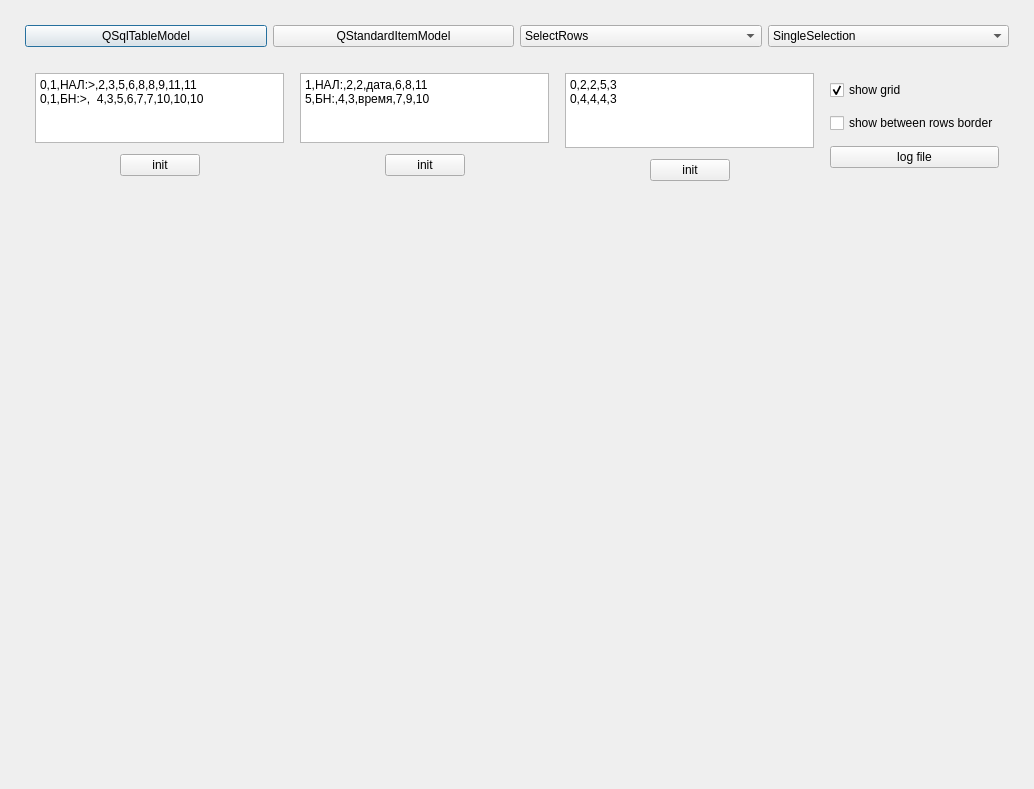
<?xml version="1.0" encoding="UTF-8"?>
<ui version="4.0">
 <class>Dialog</class>
 <widget class="QDialog" name="Dialog">
  <property name="geometry">
   <rect>
    <x>0</x>
    <y>0</y>
    <width>1034</width>
    <height>789</height>
   </rect>
  </property>
  <property name="windowTitle">
   <string>Dialog</string>
  </property>
  <layout class="QVBoxLayout" name="verticalLayout" stretch="0,0">
   <property name="margin">
    <number>20</number>
   </property>
   <item>
    <layout class="QGridLayout" name="gridLayout">
     <property name="margin">
      <number>5</number>
     </property>
     <item row="0" column="0">
      <widget class="QPushButton" name="btn_sqltableModel_On">
       <property name="text">
        <string>QSqlTableModel</string>
       </property>
      </widget>
     </item>
     <item row="0" column="1">
      <widget class="QPushButton" name="btn_QStandardItemModel_On">
       <property name="text">
        <string>QStandardItemModel</string>
       </property>
      </widget>
     </item>
     <item row="0" column="4">
      <widget class="QComboBox" name="cmb_SelectionMode">
       <property name="minimumSize">
        <size>
         <width>100</width>
         <height>0</height>
        </size>
       </property>
       <property name="currentIndex">
        <number>1</number>
       </property>
       <item>
        <property name="text">
         <string>SelectItems</string>
        </property>
       </item>
       <item>
        <property name="text">
         <string>SelectRows</string>
        </property>
       </item>
       <item>
        <property name="text">
         <string>SelectColumns</string>
        </property>
       </item>
      </widget>
     </item>
     <item row="0" column="5">
      <widget class="QComboBox" name="cmb_SelectionBehavoir">
       <property name="minimumSize">
        <size>
         <width>100</width>
         <height>0</height>
        </size>
       </property>
       <property name="currentIndex">
        <number>1</number>
       </property>
       <item>
        <property name="text">
         <string>NoSelection</string>
        </property>
       </item>
       <item>
        <property name="text">
         <string>SingleSelection</string>
        </property>
       </item>
       <item>
        <property name="text">
         <string>MultiSelection</string>
        </property>
       </item>
       <item>
        <property name="text">
         <string>ExtendedSelection</string>
        </property>
       </item>
       <item>
        <property name="text">
         <string>ContiguousSelection</string>
        </property>
       </item>
      </widget>
     </item>
    </layout>
   </item>
   <item>
    <layout class="QVBoxLayout" name="verticalLayout_2" stretch="1,10">
     <property name="margin">
      <number>5</number>
     </property>
     <item>
      <layout class="QHBoxLayout" name="horizontalLayout_2" stretch="1,1,1,0">
       <property name="leftMargin">
        <number>5</number>
       </property>
       <property name="topMargin">
        <number>5</number>
       </property>
       <property name="rightMargin">
        <number>5</number>
       </property>
       <property name="bottomMargin">
        <number>30</number>
       </property>
       <item>
        <layout class="QVBoxLayout" name="verticalLayout_3">
         <property name="leftMargin">
          <number>5</number>
         </property>
         <property name="topMargin">
          <number>5</number>
         </property>
         <property name="rightMargin">
          <number>5</number>
         </property>
         <item>
          <widget class="QPlainTextEdit" name="txt1">
           <property name="sizePolicy">
            <sizepolicy hsizetype="Expanding" vsizetype="Preferred">
             <horstretch>0</horstretch>
             <verstretch>0</verstretch>
            </sizepolicy>
           </property>
           <property name="minimumSize">
            <size>
             <width>0</width>
             <height>0</height>
            </size>
           </property>
           <property name="maximumSize">
            <size>
             <width>16777215</width>
             <height>16777215</height>
            </size>
           </property>
           <property name="plainText">
            <string>0,1,НАЛ:&gt;,2,3,5,6,8,8,9,11,11
0,1,БН:&gt;,  4,3,5,6,7,7,10,10,10</string>
           </property>
          </widget>
         </item>
         <item>
          <layout class="QHBoxLayout" name="horizontalLayout_3">
           <property name="margin">
            <number>5</number>
           </property>
           <item>
            <spacer name="horizontalSpacer_2">
             <property name="orientation">
              <enum>Qt::Horizontal</enum>
             </property>
             <property name="sizeHint" stdset="0">
              <size>
               <width>40</width>
               <height>20</height>
              </size>
             </property>
            </spacer>
           </item>
           <item>
            <widget class="QPushButton" name="btn_init_sections">
             <property name="text">
              <string>init</string>
             </property>
            </widget>
           </item>
           <item>
            <spacer name="horizontalSpacer_3">
             <property name="orientation">
              <enum>Qt::Horizontal</enum>
             </property>
             <property name="sizeHint" stdset="0">
              <size>
               <width>40</width>
               <height>20</height>
              </size>
             </property>
            </spacer>
           </item>
          </layout>
         </item>
        </layout>
       </item>
       <item>
        <layout class="QVBoxLayout" name="verticalLayout_4">
         <property name="leftMargin">
          <number>5</number>
         </property>
         <property name="topMargin">
          <number>5</number>
         </property>
         <property name="rightMargin">
          <number>5</number>
         </property>
         <item>
          <widget class="QPlainTextEdit" name="txt2">
           <property name="sizePolicy">
            <sizepolicy hsizetype="Expanding" vsizetype="Preferred">
             <horstretch>0</horstretch>
             <verstretch>0</verstretch>
            </sizepolicy>
           </property>
           <property name="maximumSize">
            <size>
             <width>16777215</width>
             <height>16777215</height>
            </size>
           </property>
           <property name="plainText">
            <string>1,НАЛ:,2,2,дата,6,8,11
5,БН:,4,3,время,7,9,10</string>
           </property>
          </widget>
         </item>
         <item>
          <layout class="QHBoxLayout" name="horizontalLayout_4">
           <property name="margin">
            <number>5</number>
           </property>
           <item>
            <spacer name="horizontalSpacer_4">
             <property name="orientation">
              <enum>Qt::Horizontal</enum>
             </property>
             <property name="sizeHint" stdset="0">
              <size>
               <width>40</width>
               <height>20</height>
              </size>
             </property>
            </spacer>
           </item>
           <item>
            <widget class="QPushButton" name="btn_init_sections_2">
             <property name="text">
              <string>init</string>
             </property>
            </widget>
           </item>
           <item>
            <spacer name="horizontalSpacer_5">
             <property name="orientation">
              <enum>Qt::Horizontal</enum>
             </property>
             <property name="sizeHint" stdset="0">
              <size>
               <width>40</width>
               <height>20</height>
              </size>
             </property>
            </spacer>
           </item>
          </layout>
         </item>
        </layout>
       </item>
       <item>
        <layout class="QVBoxLayout" name="verticalLayout_5">
         <property name="leftMargin">
          <number>5</number>
         </property>
         <property name="topMargin">
          <number>5</number>
         </property>
         <property name="rightMargin">
          <number>5</number>
         </property>
         <item>
          <widget class="QPlainTextEdit" name="txt3">
           <property name="sizePolicy">
            <sizepolicy hsizetype="Expanding" vsizetype="Preferred">
             <horstretch>0</horstretch>
             <verstretch>0</verstretch>
            </sizepolicy>
           </property>
           <property name="maximumSize">
            <size>
             <width>16777215</width>
             <height>16777215</height>
            </size>
           </property>
           <property name="plainText">
            <string>0,2,2,5,3
0,4,4,4,3</string>
           </property>
          </widget>
         </item>
         <item>
          <layout class="QHBoxLayout" name="horizontalLayout_5">
           <property name="leftMargin">
            <number>5</number>
           </property>
           <property name="topMargin">
            <number>5</number>
           </property>
           <property name="rightMargin">
            <number>5</number>
           </property>
           <item>
            <spacer name="horizontalSpacer_6">
             <property name="orientation">
              <enum>Qt::Horizontal</enum>
             </property>
             <property name="sizeHint" stdset="0">
              <size>
               <width>40</width>
               <height>20</height>
              </size>
             </property>
            </spacer>
           </item>
           <item>
            <widget class="QPushButton" name="btn_init_sections_3">
             <property name="text">
              <string>init</string>
             </property>
            </widget>
           </item>
           <item>
            <spacer name="horizontalSpacer_7">
             <property name="orientation">
              <enum>Qt::Horizontal</enum>
             </property>
             <property name="sizeHint" stdset="0">
              <size>
               <width>40</width>
               <height>20</height>
              </size>
             </property>
            </spacer>
           </item>
          </layout>
         </item>
        </layout>
       </item>
       <item>
        <layout class="QVBoxLayout" name="verticalLayout_6">
         <property name="margin">
          <number>5</number>
         </property>
         <item>
          <widget class="QCheckBox" name="chk_grid_on">
           <property name="text">
            <string>show grid</string>
           </property>
           <property name="checked">
            <bool>true</bool>
           </property>
          </widget>
         </item>
         <item>
          <widget class="QCheckBox" name="chk_betweenRowsBorder">
           <property name="text">
            <string>show between rows border</string>
           </property>
          </widget>
         </item>
         <item>
          <widget class="QPushButton" name="btn_logFile">
           <property name="text">
            <string>log file</string>
           </property>
          </widget>
         </item>
        </layout>
       </item>
      </layout>
     </item>
     <item>
      <layout class="QHBoxLayout" name="for_tv">
       <property name="margin">
        <number>5</number>
       </property>
      </layout>
     </item>
    </layout>
   </item>
  </layout>
 </widget>
 <resources/>
 <connections/>
</ui>
